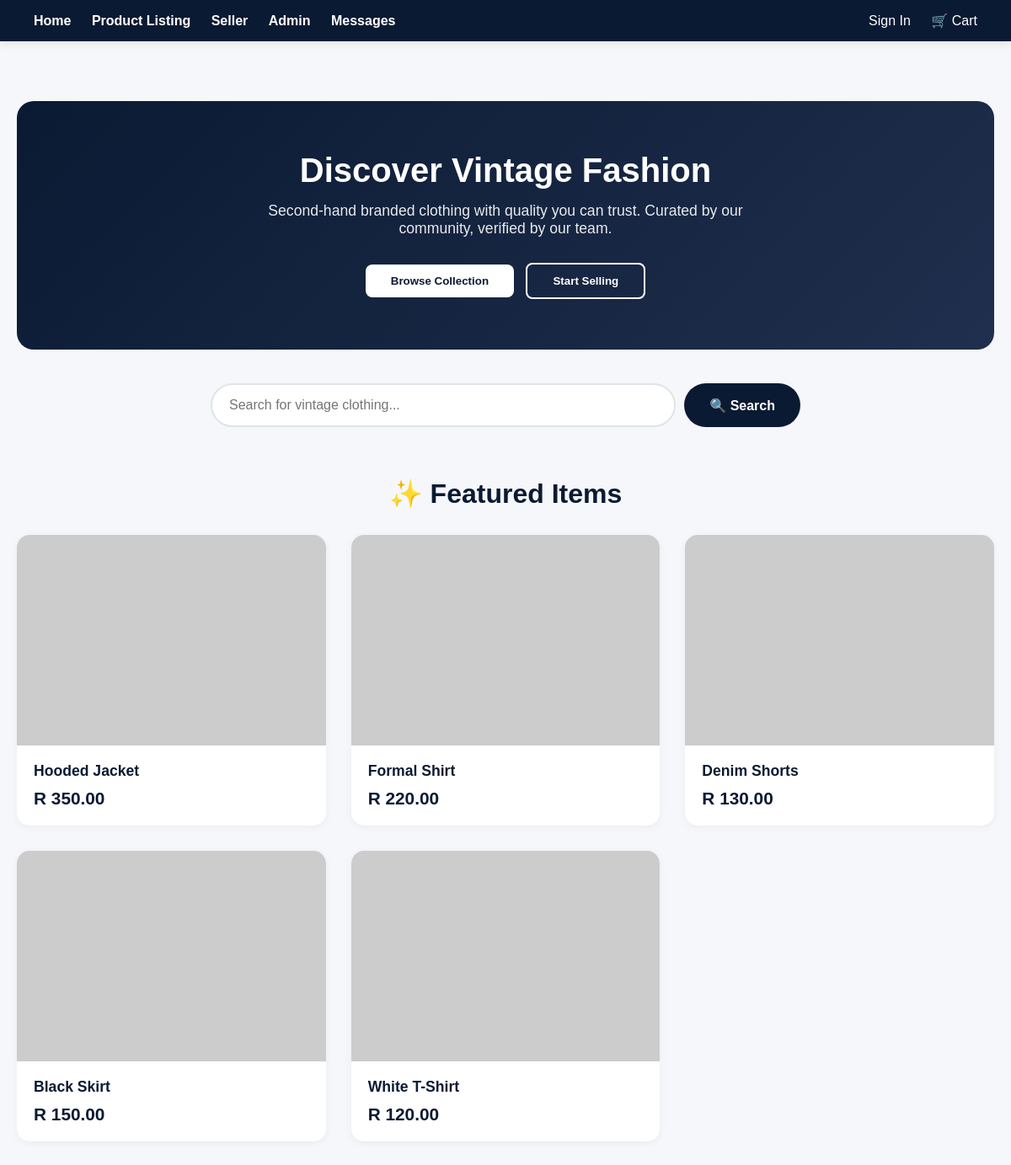
The page / on the database its author committed.
### tables this page shows
CREATE TABLE `tblclothes` (
  `clothes_id` int(11) NOT NULL,
  `name` varchar(100) DEFAULT NULL,
  `description` text DEFAULT NULL,
  `price` decimal(10,2) DEFAULT NULL,
  `image` varchar(100) DEFAULT NULL,
  `seller_id` int(11) DEFAULT NULL
);

### index.php (the view, shortened to what this page needs)
<?php
include 'includes/DBConn.php';
?>
<!DOCTYPE html>
<html>
<head>
</head>
<body>
<div class="navbar">
    <div class="nav-left">
        <a href="index.php">Home</a>
        <a href="product.php">Product Listing</a>
        <a href="sellerDashboard.php">Seller</a>
        <a href="adminLogin.php">Admin</a>
        <a href="messages.php">Messages</a>
    </div>
    <div class="nav-right">
        <?php if (isset($_SESSION['username'])): ?>
            <a href="?logout=1">Welcome, <?php echo $_SESSION['username']; ?> (Logout)</a>
        <?php else: ?>
            <a href="login.php">Sign In</a>
        <?php endif; ?>
        <a href="cart.php">🛒 Cart</a>
    </div>
</div>
<div class="container">
    <div class="hero">
        <h1>Discover Vintage Fashion</h1>
        <p>Second-hand branded clothing with quality you can trust. Curated by our community, verified by our team.</p>
        <div class="hero-buttons">
            <button class="btn-primary" onclick="window.location.href='product.php'">Browse Collection</button>
            <button class="btn-secondary" onclick="window.location.href='sellerDashboard.php'">Start Selling</button>
        </div>
    </div>
    <div class="search-section">
        <div class="search-bar">
            <div class="search-wrapper">
                <input type="text" id="searchInput" placeholder="Search for vintage clothing..." onkeypress="handleSearchKeyPress(event)">
                <button class="search-btn" onclick="performSearch()">🔍 Search</button>
            </div>
        </div>
    </div>
    <div class="featured-section">
        <h2>✨ Featured Items</h2>
        <div class="products">
            <?php
            $featured_query = "SELECT * FROM tblclothes ORDER BY clothes_id DESC LIMIT 5";
            $featured_result = $conn->query($featured_query);
            if ($featured_result && $featured_result->num_rows > 0):
                while($product = $featured_result->fetch_assoc()):
                    $image_path = 'images/' . $product['image'];
                    if (!empty($product['image']) && file_exists($image_path)) {
                        $image_src = $image_path;
                    } else {
                        $image_src = 'https://via.placeholder.com/400x300?text=' . urlencode($product['name']);
                    }
            ?>
                <a href="productDetails.php?id=<?php echo $product['clothes_id']; ?>" class="card">
                    <div class="image-container">
                        <img src="<?php echo $image_src; ?>"
                             alt="<?php echo htmlspecialchars($product['name']); ?>"
                             onerror="this.src='https://via.placeholder.com/400x300?text=No+Image'">
                    </div>
                    <div class="card-content">
                        <div class="card-title"><?php echo htmlspecialchars($product['name']); ?></div>
                        <div class="price">R <?php echo number_format($product['price'], 2); ?></div>
                    </div>
                </a>
            <?php
                endwhile;
            else:
            ?>
                <div class="no-results">No products found in database. Please add some products first.</div>
            <?php endif; ?>
        </div>
    </div>
</div>
</body>
</html>

### index.php (style rules this page uses)
* { margin: 0; padding: 0; box-sizing: border-box; }
body { font-family: 'Arial', sans-serif; background: #f5f7fa; }
.navbar { background-color: #0b1a33; color: white; display: flex; justify-content: space-between; align-items: center; padding: 15px 40px; position: fixed; top: 0; width: 100%; z-index: 1000; box-shadow: 0 2px 10px rgba(0,0,0,0.1); }
.nav-left a { color: white; margin-right: 20px; text-decoration: none; font-weight: bold; transition: opacity 0.3s; }
.nav-right a { color: white; margin-left: 20px; text-decoration: none; transition: opacity 0.3s; }
.container { max-width: 1300px; margin: 0 auto; padding: 100px 20px 40px 20px; }
.hero { background: linear-gradient(135deg, #0b1a33 0%, #1f2f4d 100%); color: white; padding: 60px 50px; margin-top: 20px; border-radius: 20px; text-align: center; }
.hero h1 { font-size: 2.5rem; margin-bottom: 15px; }
.hero p { font-size: 1.1rem; opacity: 0.9; max-width: 600px; margin: 0 auto; }
.search-section { margin: 40px 0; }
.search-bar { text-align: center; margin-bottom: 20px; }
.search-wrapper { display: flex; justify-content: center; gap: 10px; max-width: 700px; margin: 0 auto; }
.search-bar input { flex: 1; background: white; padding: 15px 20px; border-radius: 50px; border: 2px solid #e0e4e8; outline: none; font-size: 16px; transition: all 0.3s; }
.search-btn { background: #0b1a33; color: white; border: none; padding: 15px 30px; border-radius: 50px; cursor: pointer; font-size: 16px; font-weight: bold; transition: all 0.3s; }
.hero-buttons { margin-top: 30px; }
.btn-primary { background-color: white; color: #0b1a33; border: none; padding: 12px 30px; margin-right: 10px; border-radius: 8px; cursor: pointer; font-weight: bold; transition: all 0.3s; }
.btn-secondary { background-color: transparent; border: 2px solid white; color: white; padding: 12px 30px; border-radius: 8px; cursor: pointer; font-weight: bold; transition: all 0.3s; }
.featured-section { margin-top: 60px; }
.featured-section h2 { font-size: 2rem; color: #0b1a33; margin-bottom: 30px; text-align: center; }
.products { display: grid; grid-template-columns: repeat(auto-fill, minmax(280px, 1fr)); gap: 30px; }
.card { background: white; border-radius: 15px; overflow: hidden; transition: all 0.3s ease; box-shadow: 0 2px 10px rgba(0,0,0,0.05); cursor: pointer; text-decoration: none; color: inherit; display: block; }
.image-container { width: 100%; height: 250px; overflow: hidden; background: #f8f9fa; display: flex; align-items: center; justify-content: center; }
.image-container img { width: 100%; height: 100%; object-fit: cover; transition: transform 0.5s ease; }
.card-content { padding: 20px; }
.card-title { font-size: 1.1rem; font-weight: bold; color: #0b1a33; margin-bottom: 10px; }
.price { font-size: 1.3rem; font-weight: bold; color: #0b1a33; }

### rows shown on the page
tblclothes: name "Hooded Jacket", price "350.00"
tblclothes: name "Formal Shirt", price "220.00"
tblclothes: name "Denim Shorts", price "130.00"
tblclothes: name "Black Skirt", price "150.00"
tblclothes: name "White T-Shirt", price "120.00"
